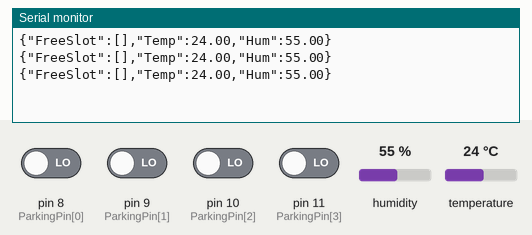
Recording of a sketch running on a simulated Arduino Uno, built with avr-gcc and run on an emulated ATmega328P. On the bench: the last lines printed to the serial monitor. Inputs (shaded band) come from the test bench; at power-on: pin 8 (ParkingPin[0]), pin 9 (ParkingPin[1]), pin 10 (ParkingPin[2]), pin 11 (ParkingPin[3]) LOW, humidity 55 %, temperature 24 °C.

Above: at 1.7 s.
1.8 s: humidity set to 22 %
At 2.9 s:
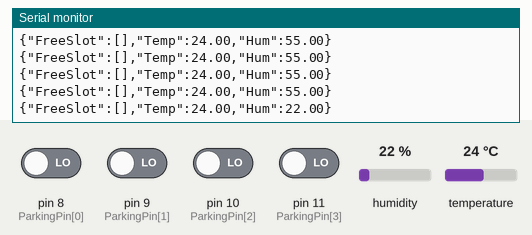
3.3 s: pin 8 (ParkingPin[0]) driven HIGH
At 3.9 s:
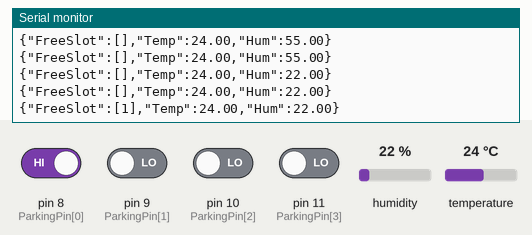
4.8 s: pin 9 (ParkingPin[1]) driven HIGH
At 5.4 s:
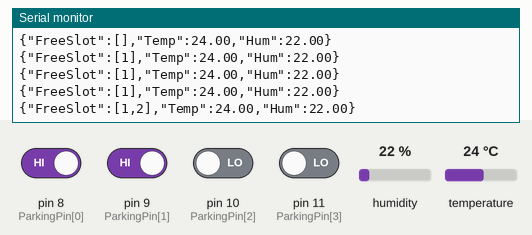
7.0 s: pin 10 (ParkingPin[2]) driven HIGH
At 7.5 s:
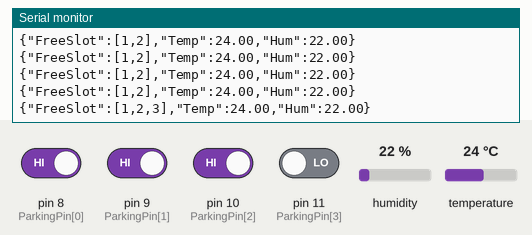
9.0 s: pin 11 (ParkingPin[3]) driven HIGH
At 9.5 s:
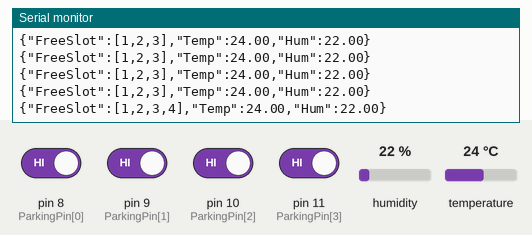
11.0 s: temperature set to 12 °C
At 11.5 s:
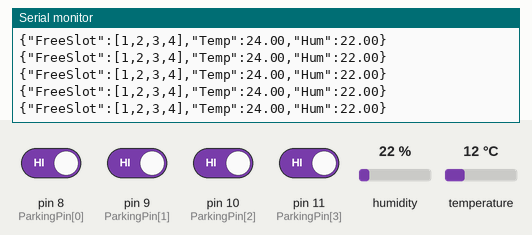
Timing chart, 0 to 13.5 s (numbered marks = the images above; inputs shaded):
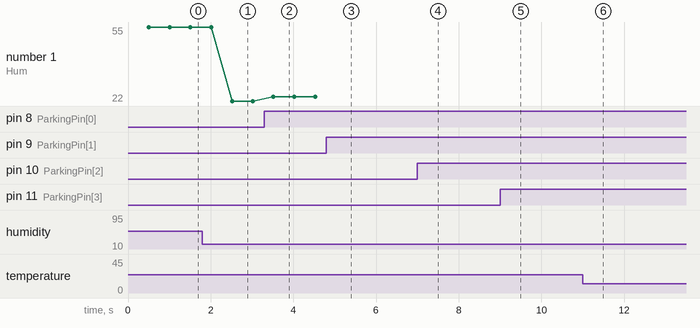

The sketch:

Arduino.ino
```cpp
#include "DHT.h" // Thêm thư viện DHT

#define ParkingSlot 4 // Số lượng chỗ đậu xe
#define DHTTYPE DHT22 // Loại cảm biến DHT
#define DHTPIN 12 // Chân cắm DHT

// Các hàm sẽ sử dụng
String FreeParkingSlot (int ParkingPin[]); // Hàm có tác dụng quét qua các cảm biến vật cản và trả về vị trí trống
String TempandHum(int DHT_pin); // Hàm trả về kết quả đo nhiệt độ, độ ẩm

String DataToJSON(int ParkingPin[]); // Hàm chuyển đổi text sang dạng dữ liệu JSON
void SendJSONtoSerial(); // Gửi JSON đã chuyển đổi qua cổng Serial


int ParkingPin[ParkingSlot] = {8, 9, 10, 11}; // Chân cắm của các cảm biến vật cản
DHT dht(DHTPIN, DHTTYPE); // Khởi tạo cảm biến DHT


void setup() {
  dht.begin();
  Serial.begin(9600); // Khởi tạo cổng Serial
  delay(500); // chờ 500ms cho cổng Serial khởi động

  // quét qua tất cả chân cắm của cảm biến vật cản và gắn mode input
  for(int i = 0; i< ParkingSlot; i++) {
    pinMode(ParkingPin[i], INPUT);
  }

  // gắn mode input cho cảm biến DHT
  pinMode(DHTPIN, INPUT);

}

void loop() {
  SendJSONtoSerial();
  delay(500);
}

String FreeParkingSlot (int ParkingPin[]) {
  int tmp;
  int count = 0;
  String data = "[";
  for (int i = 0 ; i < ParkingSlot; i++) {
    tmp = digitalRead(ParkingPin[i]);
    if(tmp == 1) {
      if(count == 0) {
        data += i+1;
        count++;
      }
      else {
        data += ",";
        data += i+1;
      }
    }
  }
  data += "]";
  return data;
}

String TempandHum(int DHT_pin) {
  String data = "";
  float h = dht.readHumidity();
  // Read temperature as Celsius (the default)
  float t = dht.readTemperature();
  if (isnan(h) || isnan(t)) {
    data += "Temp:";
    data += "-100";
    data += ",";
    data += "Hum:";
    data += "-100";
    return data;
  }

  data += '"';
  data += "Temp";
  data += '"';
  data += ':';
  data += t;
  data += ",";
  data += '"';
  data += "Hum";
  data += '"';
  data += ':';
  data += h;
  return data;
}


String DataToJSON() {
  String data = "{";
  data += '"';
  data += "FreeSlot";
  data += '"';
  data += ':';
  data += FreeParkingSlot(ParkingPin);
  data += ",";
  data += TempandHum(DHTPIN);
  return data + "}";
}

void SendJSONtoSerial() {
  Serial.println(DataToJSON());
}
```

Measured:
- after the input at 1.8 s, the serial monitor: prints a new line after 0.72 s (image 1)
- after the input at 3.3 s, the serial monitor: prints a new line after 0.22 s (image 2)
- after the input at 4.8 s, the serial monitor: prints a new line after 0.23 s (image 3)
- after the input at 7.0 s, the serial monitor: prints a new line at once (image 4)
- after the input at 9.0 s, the serial monitor: prints a new line after 0.05 s (image 5)
- plotted number 1: 55 → 22 after the input at 1.8 s
